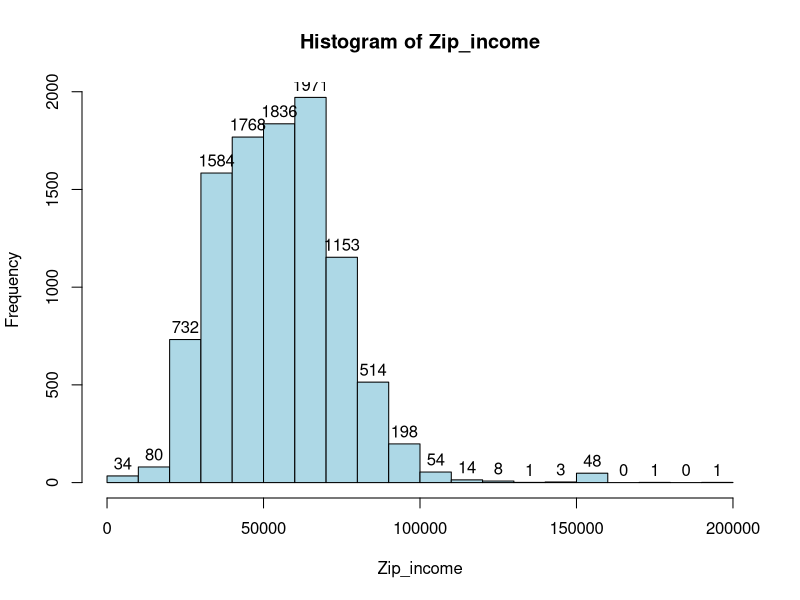
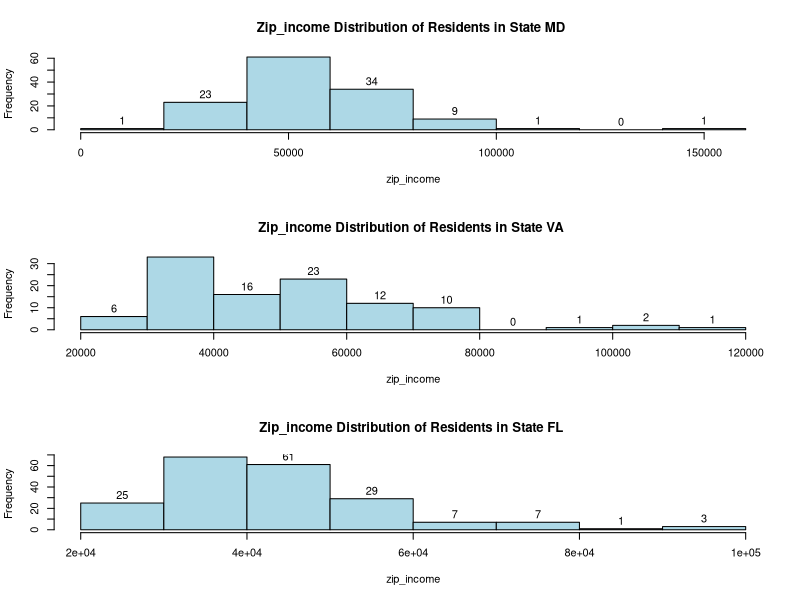

Write R code to recreate these figures, in order. (Note: this script raises an error after producing the figures.)
# ============================================================ 
# 	Mini-assignment # 8
# ============================================================ 

# load the data_pat.csv file as a data.table and perform the following EDA、
library(data.table)
library(readr)
pat <- as.data.table(read_csv("data_pat.csv"))

# (1) find how many patients have "zip_income" of 0

print(paste("the number of patients have 'zip_income' of 0 is:", pat[zip_income == 0, .N], ""))

# (2) find how many patients have missing "zip_state" and "zip_income" of 0

print(paste0("the number of patients have 'zip_income' of 0 and missing 'zip_state' is: ", pat[zip_income == 0 & is.na(zip_state), .N]))

# (3) show the histogram of zip_income

hist(pat$zip_income, main = "Histogram of Zip_income", xlab='Zip_income', col='lightblue', labels=TRUE)

# (4) calculate the number of patients from each state and their avergage zip_income (round by 0) -- order by states with highest zip_income

pat[, .(max_income = max(zip_income), ct = .N, avg_zip_income = round(mean(zip_income), 0)), by = zip_state][order(-max_income)]

# (5) run the same data exploration as #4, but censor all states with fewer than 50 patients

pat[, .(max_income = max(zip_income), ct = .N, avg_zip_income = round(mean(zip_income), 0)), by = zip_state][ct >= 50][order(-max_income)]

# (6) plot histograms of zip_income distribution of all patients residing in MD, VA and FL separately
# use the par(mfrow) command to plot all three histograms in one screen (3 rows and 1 column)

states <- c('MD', 'VA', 'FL')
par(mfrow = c(3, 1))
for (s in states) {
  
  hist(pat[zip_state == s, ]$zip_income, main = paste("Zip_income Distribution of Residents in State", s, "")
       , xlab = 'zip_income', col = 'lightblue', labels = TRUE)
  
}

# (7) quantitatively measure if zip_income is normally distributed in FL patients (use at least two different tests)
x = data_pat[zip_state == 'FL', ]$zip_income
shapiro.test(x)
ks.test(unique(x),y='pnorm',alternative='two.sided') 

